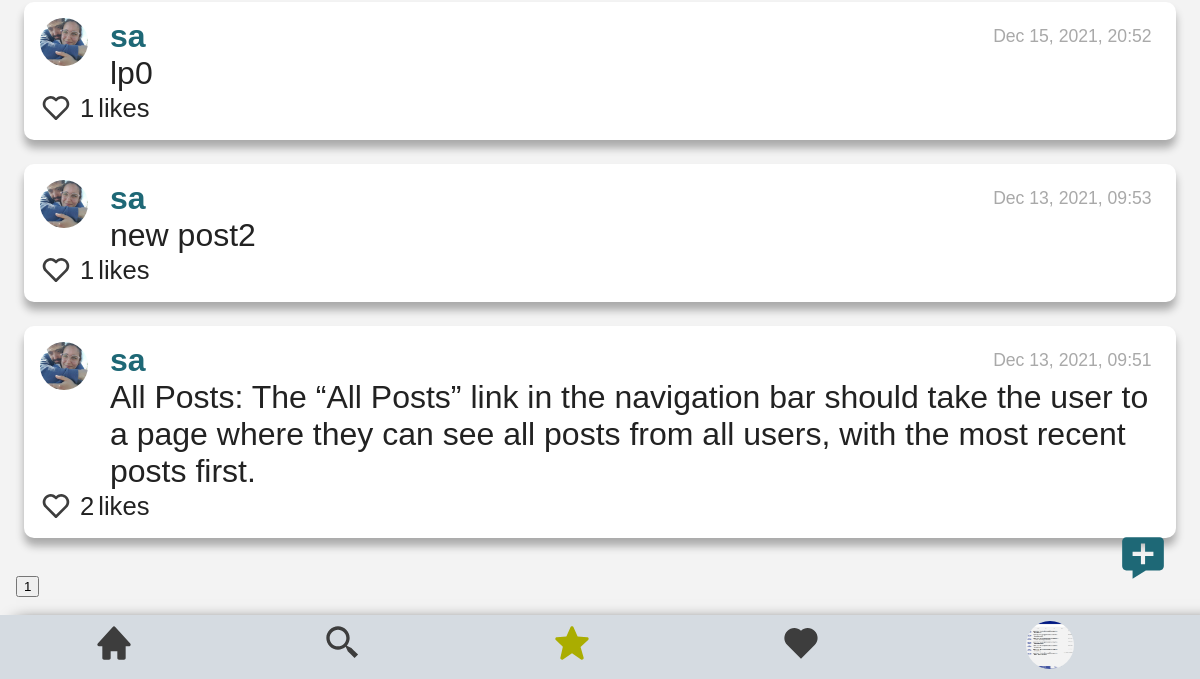
The app's page /following (signed in, lower part), older data.
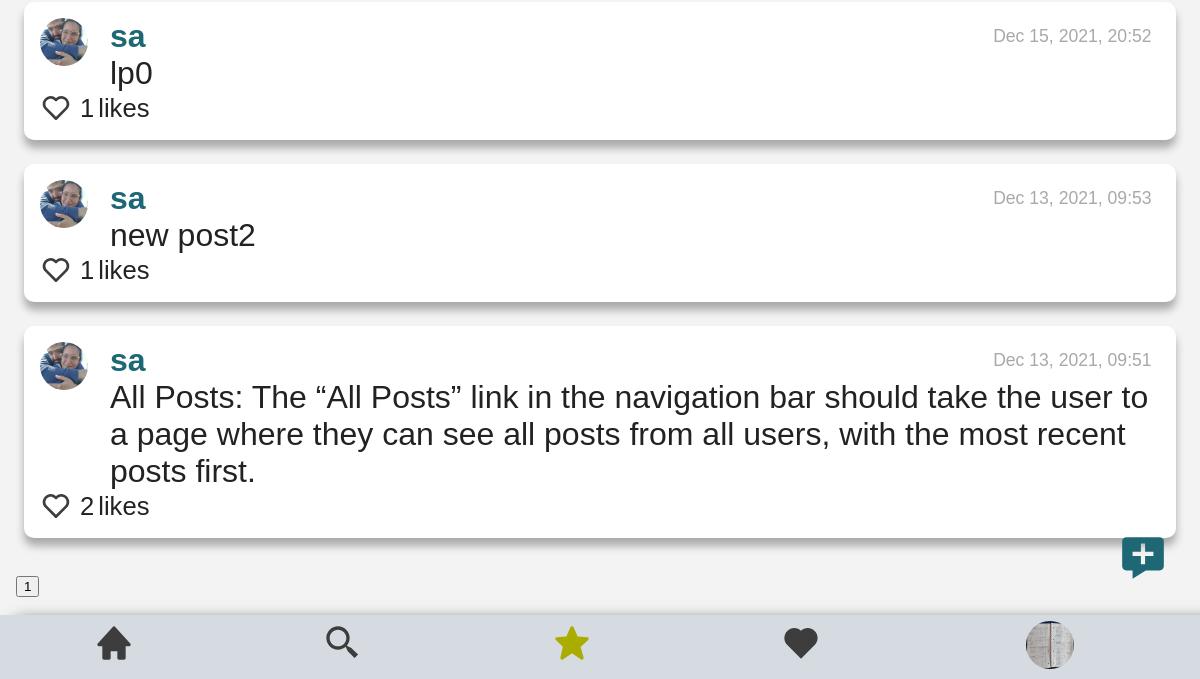
The same page, newer data.
### network/models.py (models this page shows)
class User(AbstractUser):
    header_image = models.ImageField(null=True, blank=True, upload_to="images/")
    pass

### network/views.py (the view)
# urls.py: path("following", views.following, name="following"),
def following(request):
    if request.user.id:
        follows_filter=[]
        followers = Followers.objects.filter(follower=request.user.id)
        for each_followers_filter in followers:
            print(each_followers_filter.followed.id)
            follows_filter.append(each_followers_filter.followed.id)
        all_posts = NewPost.objects.all()
        all_posts = all_posts.order_by("-date_added")
        all_posts2=all_posts.filter(poster__in=follows_filter)
        total_posts=all_posts2.count()
        all_posts2=all_posts2[:10]
        total_pages=math.ceil(total_posts/10)
        list_total_pages = []
        for i in range(2, total_pages+1):
            list_total_pages.append(i)
        all_likers = Likers.objects.all()
        for post in all_posts2:
            post.date_added = (post.date_added.strftime("%b %d, %Y, %H:%M"))
            post.number_likes=0
            likers = all_likers.filter(post=post.id)
            likers_id = []
            for each_liker in likers:
                post.likers = each_liker.liker.all()
                post.number_likes = each_liker.liker.count()
                for each in each_liker.liker.all():
                    likers_id.append(each.id)
                post.likers_id = likers_id
        users = User.objects.all()
        user_color = {}
        colors_list = ["C37D7D", "FC792F", "4950F8", "EBFC2F", "15A2F1", "58FC2F", "36F9E1", "2ECF65", "B549F8", "FF83EB", "FCCF2F"]
        for j in users:
            user_color[j.id] = random.choice(colors_list)
            colors_list.remove(user_color[j.id])
        return render(request, "network/following.html",{
            "follows_filter":follows_filter,
            "all_posts":all_posts2,
            "list_total_pages":list_total_pages,
            "user_color": user_color,
        })
    else:
        return render(request, "network/register.html")

### network/templates/network/following.html (shortened to what the changed rows need)
{% extends "network/layout.html" %}
{% load static %}
{% load network_extras %}

### network/templates/network/layout.html (shortened to what this page needs)
{% load static %}
{% load network_extras %}
<!DOCTYPE html>
<html lang="en">
    <head>
        <link href="{% static 'network/styles.css' %}" rel="stylesheet">
    </head>
    <body>
        <nav id="navbar" class="navbar navbar-expand-lg navbar-light bg-light">
            <a class="nav-link"  id="nav-home" href="{% url 'index'%}">
            </a>
            <div class="nav-link"  id="nav-search">
            </div>
            {% if user.is_authenticated %}
            <div class="new_post_button"  id="new_post">
            </div>
                <a class="nav-link" id="nav-following" href="{% url 'following' %}">
                </a>
                <a class="nav-link"  id="nav-liked-posts" href="{% url 'liked_posts'%}">
                </a>
                <div class="dropdown">
                    <button onclick="myFunction()" class="dropbtn" id="dropbtn-profile" >
                        {% if user.header_image %}
                            <img id="profile_img" class="posts_profile_picture" alt="Image not found" src="/media/{{ user.header_image }}">
                        {% endif %}
                    </button>
                </div>
            {% else %}
                    <a class="nav-link" id="nav-link" href="{% url 'login' %}">Log In</a>
                    <a class="nav-link"  id="nav-link"href="{% url 'register' %}">Register</a>
            {% endif %}
        </nav>
        <div class="body">
            {% block body %}
            {% endblock %}
        </div>
    </body>
</html>

Row changes from the older to the newer data that the page shows:
changed User: header_image: a different picture
